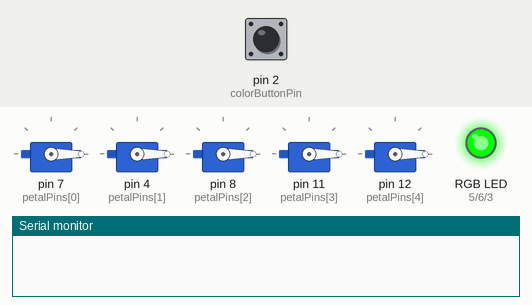
Simulated run of this sketch. Board: Arduino Uno, built with avr-gcc and run on an emulated ATmega328P. On the bench: 5 × servo, an RGB LED mixed from three pins (HIGH = lit), the last lines printed to the serial monitor. Inputs (shaded band) come from the test bench; at power-on: pin 2 (colorButtonPin) HIGH. Dim RGB values are drawn brighter than linear; pins used as bus, display or sensor lines are not drawn.

Above: at 1.2 s.
1.3 s: pin 2 (colorButtonPin) pulled LOW for 0.15 s
At 1.7 s:
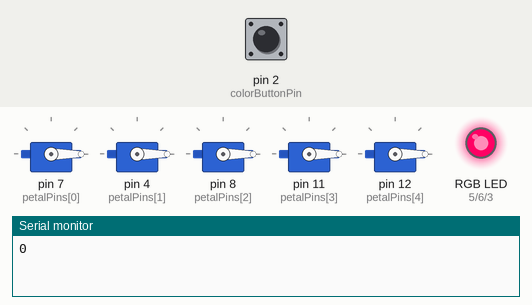
2.9 s: pin 2 (colorButtonPin) pulled LOW for 1 s
At 4.1 s:
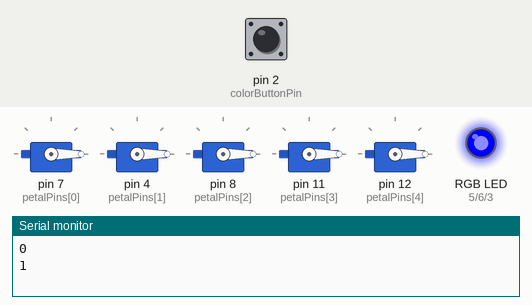
5.4 s: pin 2 (colorButtonPin) pulled LOW for 0.15 s
At 6.0 s:
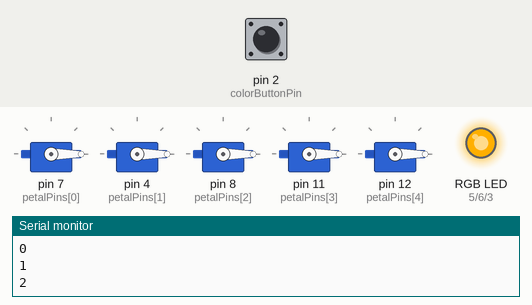
8.5 s: pin 2 (colorButtonPin) pulled LOW for 3.2 s
13.2 s: pin 2 (colorButtonPin) pulled LOW for 0.15 s
At 14.4 s:
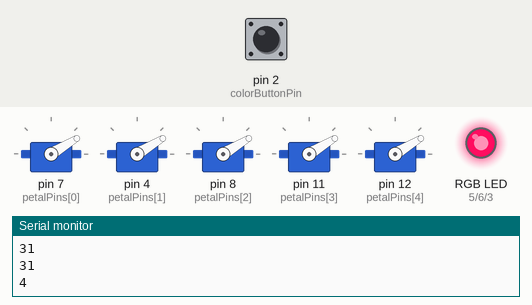
14.8 s: pin 2 (colorButtonPin) pulled LOW for 1 s
At 15.6 s:
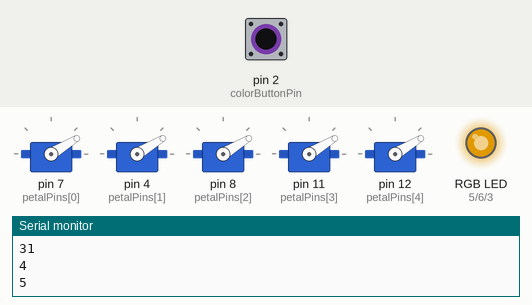
Timing chart, 0 to 17.8 s (numbered marks = the images above; inputs shaded):
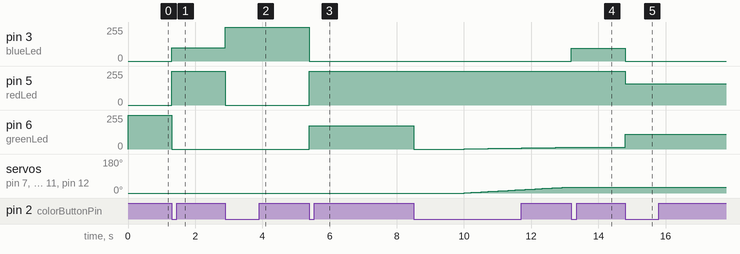

The sketch:

Artificial_Flower_all_parts_.ino
```cpp
/* Artificial Flower By Abel Saberhagen

The Artificial Flower is supposed to act like a flower,
it's characteristics are the petals that can wilt or rise
depending on the flower's health, and the color that
will always remain dark orange at lowhealth but can be
changed at high health.

Components:
Four 5V Wires
Five Super Long 5V Wires
Six GND Wires
Seven Super Long GND Wires
Five White Wires
Five Super Long White Wires
Nine Other Wires

RGB LED(should already be connected to four super long wires
including one of the super long GND wires)
Soil Moisture Sensor(should already be connected to three super
long wires including one of the super long GND wires)
One Button
Four Resistors
One Photoresistor
One Temperature Sensor
Five Servos(should already each be connected to three super
long wires which includes one of the super long GND wires, is
also taped to a piece of cardboard at the top of the flower)

Wiring:
The 5V rail closest to the redboard is connected to 5V. Both
GND rails are connected to GND. The 5V rail further away
from the redboard is connected to VIN which is for extra
power supply so that there is enough current to power all the
servos.

For the RGB LED you should first push the end of the wires
with the rgb led through the hole of the cardboard box at the
bottom of the flower. If you look through the hole you will
see another hole with wires coming out of it from the servos.
Push the rgb led up this hole until pops out at the top. Now
on the breadboard you can hook up the rgb led as you normally
would. The orange wire is connected the the red led, the
green wire is for the green led, and the blue wire is for the
blue led. Connect the orange, green, and blue wires each to a
resistor and connect each resistor to a normal sized wire which
connects to a PWM pin. The GND wire connects to one of the GND
rails.

The button, photoresistor, and temperature sensor are connected
as they normally would be.

The soil moisture sensor is attached to three wires. Connect
these wires to the breadboard and connect those wires with
normal sized wires so that the soil moisture sensor can
stretch as far away from the breadboard as possible. Rather
than using 5V the soil moisture sensor uses a digital pin for
power so that it doesn't corrode while sitting in soil.
The orange wire will be connected to a digital pin for power.
The yellow wire will be connected to an analog pin, and the
GND wire will be connected to GND.

The Servo wires should be connected to the servos and should be
coming out of the box at the bottom of the flower. There should
be five GND wires, five 5V wires, and five white wires. Connect
the five 5V wires to the power rail that is farthest away from
the breadboard. This power rail is connected to VIN which gives
the servos the extra current that they need. Connect the five
GND wires to GND, and connect the five white wires to five
normal sized white wires that connect to a digital pin(do not
use digital pins 9 or 10).

Once you've wired all the parts of the project hook up
the extra power supplier and your computer to the redboard.

How to Use this Project

This flower is made up of the rgb led and the servos. The rgb
led is the flower's color and the servos are the flower's
petals. The flower also has health and the color of the
flower and the degree that the servos are pointing in depends
on what the health of the flower is. The health of the flower
is based on three things - the amount of light it gets(analog
value of the photoresistor), the temperature of the room
(analog value of the temperature sensor), and the amount of
water the flower gets(analog value of the soil moisture
sensor). These three values are averaged to get the flower's
health. If the flower has low health then the servos will point
downwards and the color of the rgb led will become more of a
dark orange color. If the flower has high health then the
servos will point upwards and the color of the rgb led will be
of the player's choosing. The color that the user can choose
is defaulted to green but you can change it by pressing the
yellow button. However you will not notice any change if you
press the button and the flower is at low health. This is
because no matter what color is chosen by the user the flower
will have a dark orange color when at low health. The flower's
health is only updated every ten seconds. There is also a way
to kill the flower. If you leave the flower at very low health
for 50 seconds straight the rgb led will turn off and the
servos will point downwards.

Note for the Soil Moisture Sensor

For the soil moisture sensor you technically don't actually
need soil. You can cover you hand around it and that would be
enough to increase the flower's health.
*/

#include "rgb.h"
#include <Servo.h>

int mappedLight; //the mapped value of the light variable
int light; //analog value of the photoresistor
int photoPin = A0; //analog pin of the photoresistor

int tempPin = A1; //analog pin of the temperature sensor
int temp; //analog value of the temperature sensor
float healthyTemp; //stores how healthy the temperature is for the flower, if the temperature is > 69 then it is the healthiest possible temperature for the flower.
float voltage; //helps turn the temp variable into celsius
float degreesC; //degrees celsius of the temp variable
float degreesF; //degress fahrenheit of the temp variable

int soilPin = A2; //analog pin of the soil moisture sensor
int soilPower = 9; //instead of using 5V to power the soil we use a digital pin so that the soil moisture sensor does not corrode if it is left outside
int soilMoisture = 0; //analog value of the soil moisture sensor
int mappedSoilMoisture; //mapped value of the soilMoisture variable

float flowerHealth = 100; //health of the flower, defaults to 100 because the flower starts with full health
float prevFlowerHealth; //the health of the flower before the health of the flower updated
int intFlowerHealth; //the integer value of the flowerHealth variable
int intPrevFlowerHealth; //the integer value of the prevFlowerHealth variable
int lowHealthCycles = 0; //how many times has the flower had low health in a row
int incrementedFlowerHealth = 100; //this is a variable that increments from the intPrevFlowerHealth varaible to the intFlowerHealth variable

int red; //red value for the rgb led
int green; //green value for the rgb led
int blue; //blue value for the rgb led
int chosenColor = 5; //the bright color that is chosen by the user
const byte colorButtonPin = 2; //pin number of the color changing button, is a const byte so that it can become an interrupt

int servoAngle; //angle for all the servos
int lenServoArray = 5; //length of the servo array
Servo petal1;
Servo petal2;
Servo petal3;
Servo petal4;
Servo petal5;
Servo petals[5] = {petal1, petal2, petal3, petal4, petal5}; //array of servos so that it is easier to make them all turn to the same angle
int petalPins[5] = {7, 4, 8, 11, 12}; //pin numbers of the servos

void setup() {
  setupRGBPins(); //sets the pin mode of the rgb led pins
  pinMode(photoPin, INPUT); //sets the pin mode of the photoresister to input
  pinMode(tempPin, INPUT); //sets the pin mode of the temperature sensor to input
  pinMode(soilPower, OUTPUT); //sets the pin mode of the pin that gives power to the soil moisture sensor to output
  pinMode(colorButtonPin, INPUT_PULLUP); //sets the pin mode of the color changing button to INPUT_PULLUP so I don't have to use a resistor for the button in my circuit
  digitalWrite(soilPower, LOW); //turns off the pin that gives power to the soil moisture sensor since the soil moisture sensor doesn't need to be on yet(it only needs to be on when I need the analog value of the soil moisture sensor)
  Serial.begin(9600); //begins the serial
  attachInterrupt(digitalPinToInterrupt(colorButtonPin), changeBrightColor, FALLING); //turns the color changing button from a digital pin to an interrupt and makes it so that when the button is pressed it runs the changeBrightColor() function
  ledColor(incrementedFlowerHealth, 50, 100); //This runs the ledColor() function which takes a number and turn it into a red, green, and blue value. For example if the number was 100, that would be the highest health the flower can have, so if the chosen color was green it would turn the number 100 into the red value which would be 0, the green value which would be 255, and the blue value which would be 0. The other two arguments are the fromLow and fromHigh values that the map() function will use in the ledColor() function.
  for (int i = 0; i < lenServoArray; i++) { //Attaches all the servos to their corresponding pin number in the petalPins[] array and writes all of the servos to angle 0(where the servos are pointing upwards)
    petals[i].attach(petalPins[i]);
    petals[i].write(0);
  }
}

void loop() {
  delaySeconds(10); //waits ten seconds, because the flower health is supposed to only update every ten seconds

  light = analogRead(photoPin); //sets the light variable to the analog value of the photoresistor
  mappedLight = map(light, 0, 1023, 0, 100); //maps the light variable to 0, 100 because the flower health ranges from 0 to 100

  temp = analogRead(tempPin); //sets the temp variable to the analog value of the temperature sensor
  turnToFarenheit(); //function that turns the temp variable into fahrenheit

  readSoil(); //readSoil() function gets the analog value of the soil moisture sensor
  mappedSoilMoisture = map(soilMoisture, 0, 880, 0, 100); //maps the soilMoisture variable to 0, 100 because the flower health ranges from 0 to 100

  if (degreesF > 69) { //if the temperature is over 69 degrees fahrenheit then the temperature is as healthy as it can be, if not then how healthy the temperature is is dependant on the temperature

    healthyTemp = 100.0;
  }
  else {
    healthyTemp = degreesF;
  }

  Serial.println(healthyTemp);
  prevFlowerHealth = flowerHealth; //sets the previous flower health to the current flower health before the current flower health updates
  flowerHealth = (healthyTemp + mappedLight + mappedSoilMoisture) / 3; //averages the three mapped values of the three inputs that the flower's health is based on
  intFlowerHealth = round(flowerHealth); //sets the intFlowerHealth variable to the rounded value of the flowerHealth variable
  intPrevFlowerHealth = round(prevFlowerHealth); //sets the intFlowerHealth variable to the rounded value of the prevFlowerHealth variable
  Serial.println(flowerHealth);

  if (flowerHealth < 55.0) { //death system, if the flower has less than 55 health for 50 seconds straight then it dies and the rgb led turns off and the servos point as downwards as it can and then the project does nothing forever
    lowHealthCycles++;
    if (lowHealthCycles == 5) {
      flowerHealth = 0;
      rgbLedOff();
      for (int i = 0; i < lenServoArray; i++) {
        petals[i].write(50);
      }
      while (true) {
      }
    }
  }
  else {
    lowHealthCycles = 0;
  }

  if (intFlowerHealth < 50) { //makes sure the intFlowerHealth variable is not less than 50 because the map() function in the ledColor() function maps from 50 to 100 and if the intFlowerHealth variable is less than 50 then the code won't know what to do
    intFlowerHealth = 50;
  }
  if (intPrevFlowerHealth < 50) { //makes sure the intPrevFlowerHealth variable is not less than 50 for the same reasons as the intFlowerHealth variable
    intPrevFlowerHealth = 50;
  }

  //this part of the code is what allows the rgb to slowly transition from one color to another color and it allows the servos to slowly turn
  incrementedFlowerHealth = intPrevFlowerHealth; //sets the incrementedFlowerHealth variable to the intPrevFlowerHealth variable because the incrementedFlowerHealth variable increments from the flower's previous health to it's current health
  while (incrementedFlowerHealth != intFlowerHealth) { //incrementedFlowerHealth variable increments until it is equal to the current flower health
    if (incrementedFlowerHealth < intFlowerHealth) {
      incrementedFlowerHealth++;
    }
    else {
      incrementedFlowerHealth--;
    }
    ledColor(incrementedFlowerHealth, 50, 100); //every time the incrementedFlowerHealth variable increments it runs these functions
    turnServo(incrementedFlowerHealth, 50, 100);
    delay(100);
  }
  ledColor(incrementedFlowerHealth, 50, 100); //these functions run one more time to complete the color transition for the rgb led and the servo angle transition for the servos
  turnServo(incrementedFlowerHealth, 50, 100);
}

void turnToFarenheit() { //turns the temp variable into degrees fahrenheit
  voltage = temp * 0.0048828125;
  degreesC = (voltage - 0.5) * 100;
  degreesF = degreesC * 1.8 + 32;
}

int readSoil() { //gets the analog value of the soil moisture sensor
  digitalWrite(soilPower, HIGH); //turns on so that it can read the anlog value of the soil moisture sensor
  delay(10);
  soilMoisture = analogRead(soilPin);
  digitalWrite(soilPower, LOW); //turns off because the soil moisture sensor isn't being used unless you need the analog value of the soil moisture sensor
}

void ledColor(int color, int fromLow, int fromHigh) { //This takes a number(the color parameter) and creates a red, green, and blue value from it. For example if the number was 100, that would be the highest health the flower can have, so if the chosen color was green it would turn the number 100 into the red value which would be 0, the green value which would be 255, and the blue value which would be 0. The other two arguments are the fromLow and fromHigh values that the map() function will use in the ledColor() function.
  if (chosenColor == 0) { //pink
    red = 255; //the red value will always be 255
    green = map(color, fromLow, fromHigh, 20, 0); //At the flower's lowest health the green value will be 20 and at the flower's highest health the green value will be 0.
    blue = map(color, fromLow, fromHigh, 0, 100); //At the flower's lowest health the blue value will be 0 and at the flower's highest health the blue value will be 100.
  }
  if (chosenColor == 1) { //blue
    red = map(color, fromLow, fromHigh, 255, 0); //At the flower's lowest health the red value will be 255 and at the flower's highest health the red value will be 0.
    green = map(color, fromLow, fromHigh, 20, 0); //At the flower's lowest health the green value will be 20 and at the flower's highest health the green value will be 0.
    blue = map(color, fromLow, fromHigh, 0, 255); //At the flower's lowest health the blue value will be 0 and at the flower's highest health the blue value will be 255.
  }
  if (chosenColor == 2) { //yellow
    red = 255; //the red value will always be 255
    green = map(color, fromLow, fromHigh, 20, 175); //At the flower's lowest health the green value will be 20 and at the flower's highest health the green value will be 175.
    blue = 0; //the blue value will always be 0
  }
  if (chosenColor == 3) { //red
    red = 255; //the red value will always be 255
    green = map(color, fromLow, fromHigh, 20, 0); //At the flower's lowest health the green value will be 20 and at the flower's highest health the green value will be 0.
    blue = 0; //the blue value will always be 0
  }
  if (chosenColor == 4) { //purple
    red = 255; //the red value will always be 255
    green = map(color, fromLow, fromHigh, 20, 0); //At the flower's lowest health the green value will be 20 and at the flower's highest health the green value will be 0.
    blue = map(color, fromLow, fromHigh, 0, 255); //At the flower's lowest health the blue value will be 0 and at the flower's highest health the blue value will be 255.
  }
  if (chosenColor == 5) { //green
    red = map(color, fromLow, fromHigh, 255, 0); //At the flower's lowest health the red value will be 255 and at the flower's highest health the red value will be 0.
    green = map(color, fromLow, fromHigh, 20, 255); //At the flower's lowest health the green value will be 20 and at the flower's highest health the green value will be 255.
    blue = 0; //the blue value will always be 0
  }
  RGB(red, green, blue); //runs the RGB() function from the rgb.h file and actually apply the red, green, and blue
}

void turnServo(int mapVar, int fromLow, int fromHigh) { //Turns all the servos to the same angle. The mapVar parameter is the number that the map() function uses to map. The fromLow and fromHigh parameters are the numbers the map() function maps from.
  servoAngle = map(mapVar, fromLow, fromHigh, 50, 0); //Sets the servoAngle variable to a mapped value of the mapVar variable from (fromLow, fromHigh) to (50, 0). 50 is the lowest the servos's angle can be and 0 is the highest.
  for (int i = 0; i < lenServoArray; i++) { //Turns all the servos's angle to the servoAngle variable.
    petals[i].write(servoAngle);
  }
  Serial.println(servoAngle);
}

void delaySeconds(int seconds) { //delays the program for a number of seconds
  delay(1000 * seconds);
}

void changeBrightColor() { //Changes the bright color of the flower when the flower is healthy. This function runs when the button is pressed.
  if (chosenColor == 5) { //Numbers are used to represent colors. For example green is 5 and purple is 4.
    chosenColor = 0;
  }
  else {
    chosenColor++;
  }
  Serial.println(chosenColor);
  ledColor(incrementedFlowerHealth, 50, 100); //Updates the color of the rgb led so it changes it's bright color
}
```

rgb.h
```cpp
/* Variables and Functions that allows us to more
*  easily use our rgb led.
*
* Variables are only mentioned in this tab/file
*/
int redLed = 5;
int greenLed = 6;
int blueLed = 3;
//int potPin = A0;


void setupRGBPins() {
  pinMode(redLed, OUTPUT);
  pinMode(greenLed, OUTPUT);
  pinMode(blueLed, OUTPUT);
  //pinMode(potPin, INPUT);
}

void whiteLight() {
  digitalWrite(redLed, HIGH);
  digitalWrite(greenLed, HIGH);
  digitalWrite(blueLed, HIGH);
}

void rgbLedOff() {
  digitalWrite(redLed, LOW);
  digitalWrite(greenLed, LOW);
  digitalWrite(blueLed, LOW);
}

void RGB(int r, int g, int b) {
  analogWrite(redLed, r);
  analogWrite(greenLed, g);
  analogWrite(blueLed, b);
//  Serial.println(r);
//  Serial.println(g);
//  Serial.println(b);
}

//h stands for hue
//takes a value for the hue in the color circle < 765
void colorWheel(int h){
  h = h % 765;

  if(h < 255){
    RGB(255 - h, h, 0);
  }
  else if(h < 510){
    RGB(0, 510 - h, h - 255);
  }
  else{
    RGB(h - 510, 0, 765 - h);
  }

}
```

Measured:
- after the input at 1.3 s, pin 3 (blueLed): 0/255 → 100/255 at once; pin 5 (redLed): 0/255 → 255/255 at once; pin 6 (greenLed): 255/255 → 0/255 at once
- after the input at 2.9 s, pin 3 (blueLed): 100/255 → 255/255 at once; pin 5 (redLed): 255/255 → 0/255 at once
- after the input at 5.4 s, pin 3 (blueLed): 255/255 → 0/255 at once; pin 5 (redLed): 0/255 → 255/255 at once; pin 6 (greenLed): 0/255 → 175/255 at once
- after the input at 13.2 s, pin 3 (blueLed): 0/255 → 96/255 at once
- after the input at 14.8 s, pin 3 (blueLed): 96/255 → 0/255 at once; pin 5 (redLed): 255/255 → 159/255 at once; pin 6 (greenLed): 13/255 → 109/255 at once
